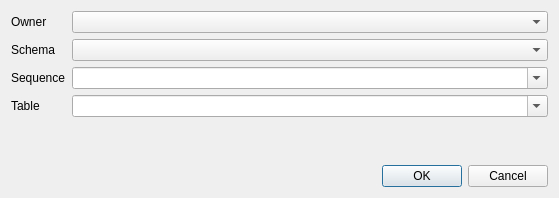
<?xml version="1.0" encoding="UTF-8"?>
<ui version="4.0">
 <class>DlgParameterSequence</class>
 <widget class="QDialog" name="DlgParameterSequence">
  <property name="geometry">
   <rect>
    <x>0</x>
    <y>0</y>
    <width>559</width>
    <height>198</height>
   </rect>
  </property>
  <property name="windowTitle">
   <string>Parameters</string>
  </property>
  <layout class="QVBoxLayout" name="verticalLayout">
   <item>
    <layout class="QFormLayout" name="formLayout">
     <item row="0" column="0">
      <widget class="QLabel" name="label_3">
       <property name="text">
        <string>Owner</string>
       </property>
      </widget>
     </item>
     <item row="0" column="1">
      <widget class="QComboBox" name="sequence_owner"/>
     </item>
     <item row="1" column="0">
      <widget class="QLabel" name="label">
       <property name="text">
        <string>Schema</string>
       </property>
      </widget>
     </item>
     <item row="1" column="1">
      <widget class="QComboBox" name="schema_name"/>
     </item>
     <item row="2" column="0">
      <widget class="QLabel" name="object_label">
       <property name="text">
        <string>Sequence</string>
       </property>
      </widget>
     </item>
     <item row="2" column="1">
      <widget class="QComboBox" name="sequence_name">
       <property name="editable">
        <bool>true</bool>
       </property>
      </widget>
     </item>
     <item row="3" column="0">
      <widget class="QLabel" name="label_2">
       <property name="text">
        <string>Table</string>
       </property>
      </widget>
     </item>
     <item row="3" column="1">
      <widget class="QComboBox" name="table_name">
       <property name="editable">
        <bool>true</bool>
       </property>
      </widget>
     </item>
    </layout>
   </item>
   <item>
    <widget class="QDialogButtonBox" name="buttonBox">
     <property name="orientation">
      <enum>Qt::Horizontal</enum>
     </property>
     <property name="standardButtons">
      <set>QDialogButtonBox::Cancel|QDialogButtonBox::Ok</set>
     </property>
    </widget>
   </item>
  </layout>
 </widget>
 <tabstops>
  <tabstop>sequence_owner</tabstop>
  <tabstop>schema_name</tabstop>
  <tabstop>sequence_name</tabstop>
 </tabstops>
 <resources/>
 <connections>
  <connection>
   <sender>buttonBox</sender>
   <signal>accepted()</signal>
   <receiver>DlgParameterSequence</receiver>
   <slot>accept()</slot>
   <hints>
    <hint type="sourcelabel">
     <x>257</x>
     <y>150</y>
    </hint>
    <hint type="destinationlabel">
     <x>157</x>
     <y>274</y>
    </hint>
   </hints>
  </connection>
  <connection>
   <sender>buttonBox</sender>
   <signal>rejected()</signal>
   <receiver>DlgParameterSequence</receiver>
   <slot>reject()</slot>
   <hints>
    <hint type="sourcelabel">
     <x>325</x>
     <y>150</y>
    </hint>
    <hint type="destinationlabel">
     <x>286</x>
     <y>274</y>
    </hint>
   </hints>
  </connection>
 </connections>
</ui>
